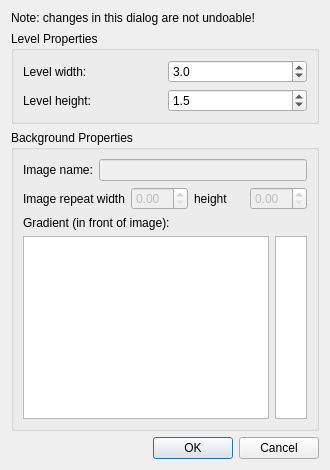
<?xml version="1.0" encoding="UTF-8"?>
<ui version="4.0">
 <class>EditLevelProperties</class>
 <widget class="QDialog" name="EditLevelProperties">
  <property name="geometry">
   <rect>
    <x>0</x>
    <y>0</y>
    <width>330</width>
    <height>470</height>
   </rect>
  </property>
  <property name="windowTitle">
   <string>Dialog</string>
  </property>
  <layout class="QVBoxLayout" name="verticalLayout_2">
   <item>
    <widget class="QLabel" name="label_5">
     <property name="text">
      <string>Note: changes in this dialog are not undoable!</string>
     </property>
     <property name="wordWrap">
      <bool>true</bool>
     </property>
    </widget>
   </item>
   <item>
    <widget class="QGroupBox" name="groupBox">
     <property name="title">
      <string>Level Properties</string>
     </property>
     <layout class="QGridLayout" name="gridLayout">
      <item row="0" column="0">
       <widget class="QLabel" name="label">
        <property name="text">
         <string>Level width:</string>
        </property>
       </widget>
      </item>
      <item row="0" column="1">
       <widget class="QDoubleSpinBox" name="doubleSpinBoxWidth">
        <property name="toolTip">
         <string>width of the level in meters</string>
        </property>
        <property name="whatsThis">
         <string/>
        </property>
        <property name="decimals">
         <number>1</number>
        </property>
        <property name="minimum">
         <double>1.000000000000000</double>
        </property>
        <property name="maximum">
         <double>50.000000000000000</double>
        </property>
        <property name="singleStep">
         <double>0.500000000000000</double>
        </property>
        <property name="value">
         <double>3.000000000000000</double>
        </property>
       </widget>
      </item>
      <item row="1" column="0">
       <widget class="QLabel" name="label_2">
        <property name="text">
         <string>Level height:</string>
        </property>
       </widget>
      </item>
      <item row="1" column="1">
       <widget class="QDoubleSpinBox" name="doubleSpinBoxHeight">
        <property name="toolTip">
         <string>Height of the level in meters</string>
        </property>
        <property name="whatsThis">
         <string/>
        </property>
        <property name="decimals">
         <number>1</number>
        </property>
        <property name="minimum">
         <double>1.000000000000000</double>
        </property>
        <property name="maximum">
         <double>50.000000000000000</double>
        </property>
        <property name="singleStep">
         <double>0.500000000000000</double>
        </property>
        <property name="value">
         <double>1.500000000000000</double>
        </property>
       </widget>
      </item>
     </layout>
    </widget>
   </item>
   <item>
    <widget class="QGroupBox" name="groupBox_2">
     <property name="title">
      <string>Background Properties</string>
     </property>
     <layout class="QVBoxLayout" name="verticalLayout">
      <item>
       <layout class="QHBoxLayout" name="horizontalLayout">
        <item>
         <widget class="QLabel" name="label_3">
          <property name="text">
           <string>Image name:</string>
          </property>
         </widget>
        </item>
        <item>
         <widget class="QLineEdit" name="lineEditImageName">
          <property name="enabled">
           <bool>false</bool>
          </property>
          <property name="toolTip">
           <string>Specify the image name here. Omit the extension. Any image within the level directory or the images directory will be found.</string>
          </property>
         </widget>
        </item>
       </layout>
      </item>
      <item>
       <layout class="QHBoxLayout" name="horizontalLayout_3">
        <item>
         <widget class="QLabel" name="label_6">
          <property name="text">
           <string>Image repeat width</string>
          </property>
         </widget>
        </item>
        <item>
         <widget class="QDoubleSpinBox" name="doubleSpinBoxHRepeat">
          <property name="enabled">
           <bool>false</bool>
          </property>
          <property name="toolTip">
           <string>The distance in which the image will repeat itself. use zero for no repeat - the image will be strechted to fit the level.</string>
          </property>
          <property name="whatsThis">
           <string/>
          </property>
          <property name="singleStep">
           <double>0.100000000000000</double>
          </property>
         </widget>
        </item>
        <item>
         <widget class="QLabel" name="label_7">
          <property name="text">
           <string>height</string>
          </property>
         </widget>
        </item>
        <item>
         <widget class="QDoubleSpinBox" name="doubleSpinBoxVRepeat">
          <property name="enabled">
           <bool>false</bool>
          </property>
          <property name="toolTip">
           <string>The distance in which the image will repeat itself vertically. use zero for no repeat - the image will be strechted to fit the level.</string>
          </property>
          <property name="whatsThis">
           <string/>
          </property>
          <property name="singleStep">
           <double>0.100000000000000</double>
          </property>
         </widget>
        </item>
       </layout>
      </item>
      <item>
       <widget class="QLabel" name="label_4">
        <property name="text">
         <string>Gradient (in front of image):</string>
        </property>
       </widget>
      </item>
      <item>
       <layout class="QHBoxLayout" name="horizontalLayout_2">
        <item>
         <widget class="QTableView" name="tableView">
          <property name="toolTip">
           <string>This table defines the gradient of the background. Each line is a stop. You need at least two stops.</string>
          </property>
         </widget>
        </item>
        <item>
         <widget class="QGraphicsView" name="gradientView">
          <property name="sizePolicy">
           <sizepolicy hsizetype="Fixed" vsizetype="Expanding">
            <horstretch>0</horstretch>
            <verstretch>0</verstretch>
           </sizepolicy>
          </property>
          <property name="minimumSize">
           <size>
            <width>32</width>
            <height>0</height>
           </size>
          </property>
          <property name="maximumSize">
           <size>
            <width>32</width>
            <height>16777215</height>
           </size>
          </property>
          <property name="toolTip">
           <string>The resulting gradient is shown here</string>
          </property>
         </widget>
        </item>
       </layout>
      </item>
     </layout>
    </widget>
   </item>
   <item>
    <widget class="QDialogButtonBox" name="buttonBox">
     <property name="orientation">
      <enum>Qt::Horizontal</enum>
     </property>
     <property name="standardButtons">
      <set>QDialogButtonBox::Cancel|QDialogButtonBox::Ok</set>
     </property>
    </widget>
   </item>
  </layout>
 </widget>
 <resources/>
 <connections>
  <connection>
   <sender>buttonBox</sender>
   <signal>accepted()</signal>
   <receiver>EditLevelProperties</receiver>
   <slot>accept()</slot>
   <hints>
    <hint type="sourcelabel">
     <x>248</x>
     <y>254</y>
    </hint>
    <hint type="destinationlabel">
     <x>157</x>
     <y>274</y>
    </hint>
   </hints>
  </connection>
  <connection>
   <sender>buttonBox</sender>
   <signal>rejected()</signal>
   <receiver>EditLevelProperties</receiver>
   <slot>reject()</slot>
   <hints>
    <hint type="sourcelabel">
     <x>316</x>
     <y>260</y>
    </hint>
    <hint type="destinationlabel">
     <x>286</x>
     <y>274</y>
    </hint>
   </hints>
  </connection>
 </connections>
</ui>
